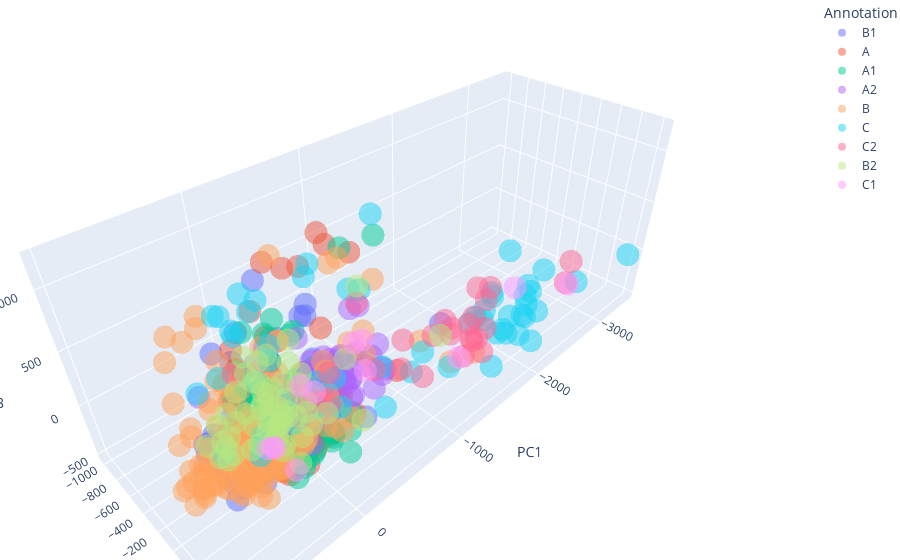

The cell this chart's notebook holds for it:
### Code cell
import plotly.express as px
import pandas as pd


df_plot = pd.DataFrame({
    'PC1': pca_components[:, 0],
    'PC2': pca_components[:, 1],
    'PC3': pca_components[:, 2],
    'Annotation': annotations
})


fig = px.scatter_3d(df_plot, x='PC1', y='PC2', z='PC3', color='Annotation',
                    title='PCA',
                    opacity=0.5, size_max=5)

fig.update_layout(margin=dict(l=0, r=0, b=0, t=0))
fig.show()
